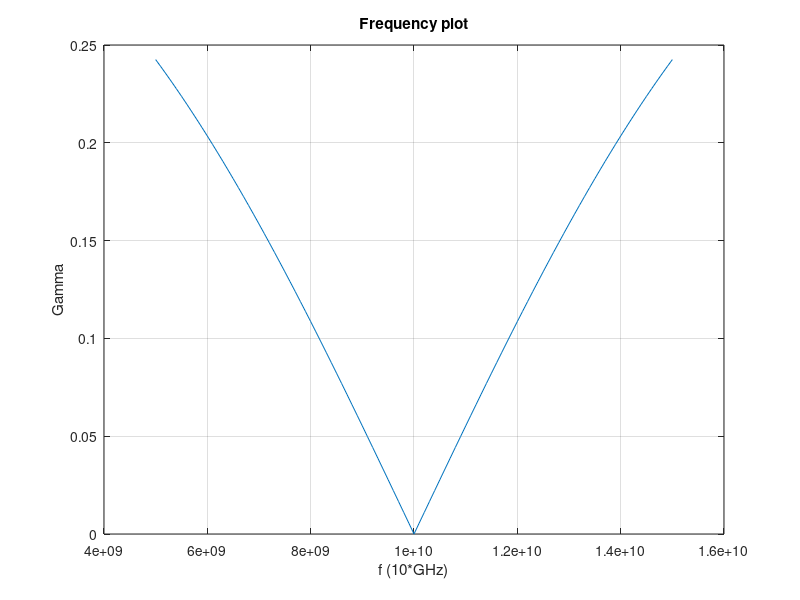

Write MATLAB code to recreate this figure.


freq = 5e9:0.1e9:15e9;
epsilon_0 = 8.854e-12; 
mu_0 = 4 * pi * 1e-7; 
er = 2.56; 
c = 299792458; 
d = 9.375e-3;
w = 2 * pi * freq;
n = sqrt(er);
beta = n * w / c;
% Theoretically found:
R = abs(sqrt(2) ./ (1i * 4 .* tan(freq*(pi/2e10)) + 3*sqrt(2) ));

figure;
plot(freq, R);
xlabel('f (10*GHz)');
ylabel('Gamma');
title('Frequency plot');
grid on;
